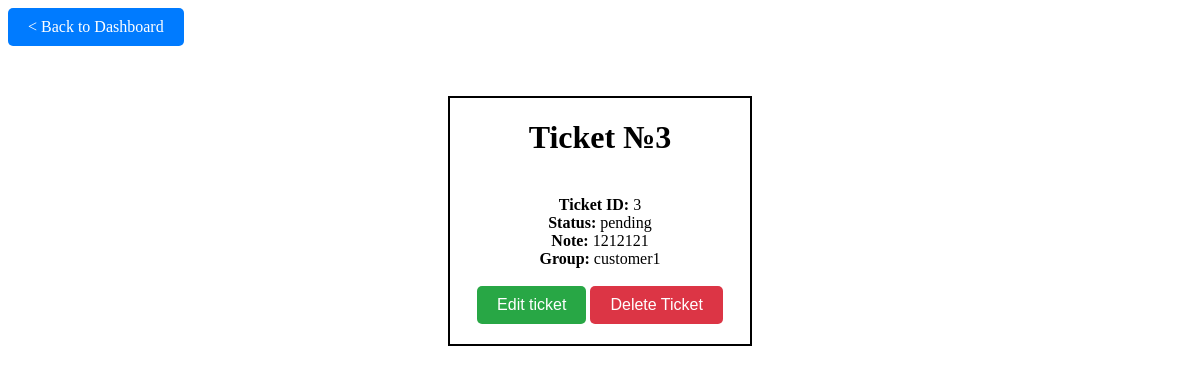
Before: /ticket/3 with the older database file.
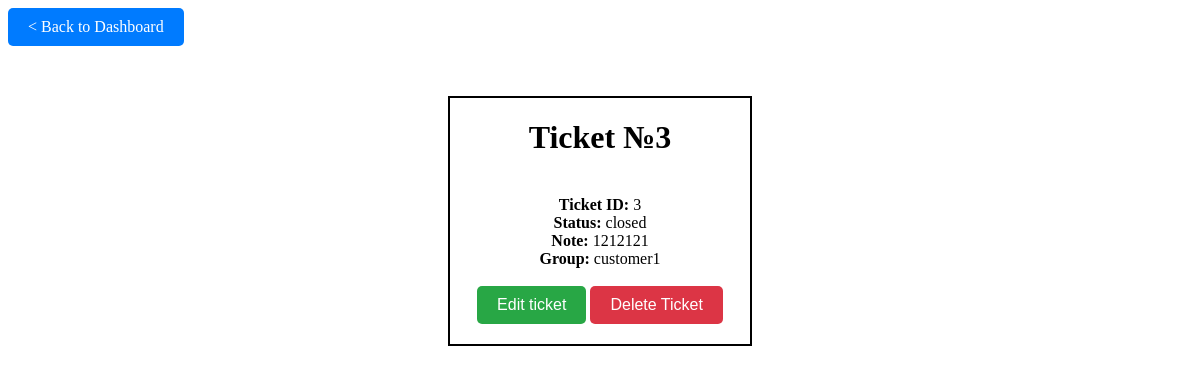
After: the same page with the newer database file.
### app/models.py (models this page shows)
class Ticket(db.Model):
    __tablename__ = 'tickets'
    id = db.Column(db.Integer, primary_key=True, name='id')
    status = db.Column(db.Enum('pending', 'in_review', 'closed'), nullable=False)
    note = db.Column(db.Text, nullable=True, name='note')
    group = db.Column(db.Enum('customer1', 'customer2', 'customer3'), nullable=False)

### app/views.py (the view)
@main.route('/ticket/<string:ticket_id>')
def ticket_details(ticket_id):
    ticket = Ticket.query.get_or_404(ticket_id)
    return render_template('ticket_details.html', ticket=ticket, user=current_user)

### app/templates/ticket_details.html (shortened to what this page needs)
<a class="btn btn-back" href="{{ url_for('main.dashboard', ticket_id=ticket.id) }}"> < Back to Dashboard </a>
<div style='display: flex; justify-content: center; align-items: center; margin-top: 50px'>
    <div style='border: 2px solid; width:300px'>
    <center>
        <h1>Ticket №{{ ticket.id }}</h1>
        <br>
            <strong>Ticket ID:</strong> {{ ticket.id }}<br>
            <strong>Status:</strong> {{ ticket.status }}<br>
            <strong>Note:</strong> {{ ticket.note }}<br>
            <strong>Group:</strong> {{ ticket.group }}<br>
        <br>
        {% if user.role != 'analyst' %}
        <button class="btn btn-edit" data-ticket-id="{{ ticket.id }}">Edit ticket</button>
        <form id="delete-form" action="{{ url_for('main.delete_ticket', ticket_id=ticket.id) }}" method="post" style="display: inline;">
            <button type="submit" class="btn btn-delete">Delete Ticket</button>
        </form>
        {% endif %}
    </center>
    </div>
</div>

Changed rows visible on the page:
changed Ticket "customer1": status "pending" → "closed"
